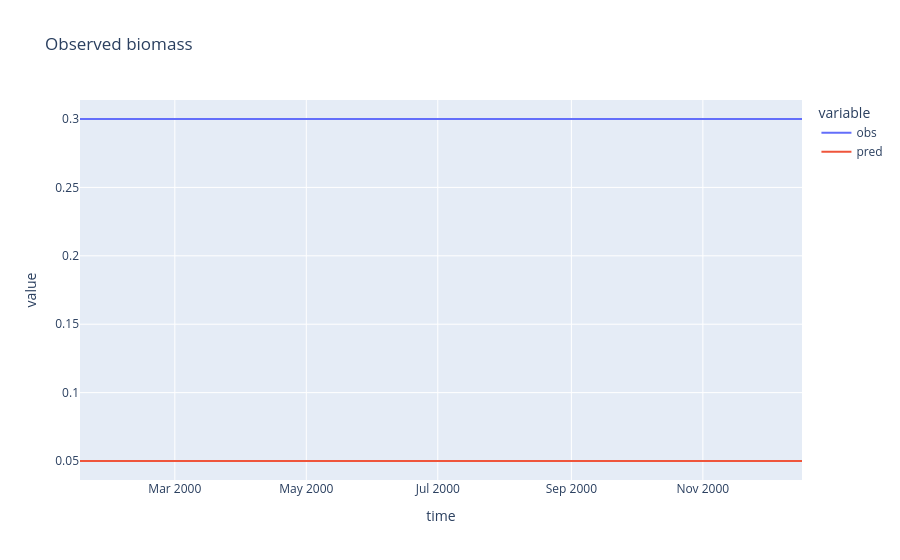

Here is the notebook cell this chart was saved with:
### Code cell
px.line(
    mean_over_time,
    x="time",
    y=["obs", "pred"],
    title="Observed biomass",
    labels={"x": "Time", "y": "Biomass (g m^-2)"},
).show()

### Figure 1 — Plotly figure (JSON) as saved in the notebook; plotly's stock layout.template omitted (floating-point values rounded to 4 significant figures; data arrays with more than 128 entries replaced by an {"elided": "..."} marker saying what was removed)
{"data": [{"hovertemplate": "variable=obs<br>time=%{x}<br>value=%{y}<extra></extra>", "legendgroup": "obs", "line": {"color": "#636efa", "dash": "solid"}, "marker": {"symbol": "circle"}, "mode": "lines", "name": "obs", "orientation": "v", "showlegend": true, "type": "scatter", "x": {"elided": "336 str values"}, "xaxis": "x", "y": {"elided": "336 float values"}, "yaxis": "y"}, {"hovertemplate": "variable=pred<br>time=%{x}<br>value=%{y}<extra></extra>", "legendgroup": "pred", "line": {"color": "#EF553B", "dash": "solid"}, "marker": {"symbol": "circle"}, "mode": "lines", "name": "pred", "orientation": "v", "showlegend": true, "type": "scatter", "x": {"elided": "336 str values"}, "xaxis": "x", "y": {"elided": "336 float values"}, "yaxis": "y"}], "layout": {"legend": {"title": {"text": "variable"}, "tracegroupgap": 0}, "title": {"text": "Observed biomass"}, "xaxis": {"anchor": "y", "domain": [0, 1], "title": {"text": "time"}}, "yaxis": {"anchor": "x", "domain": [0, 1], "title": {"text": "value"}}}}
